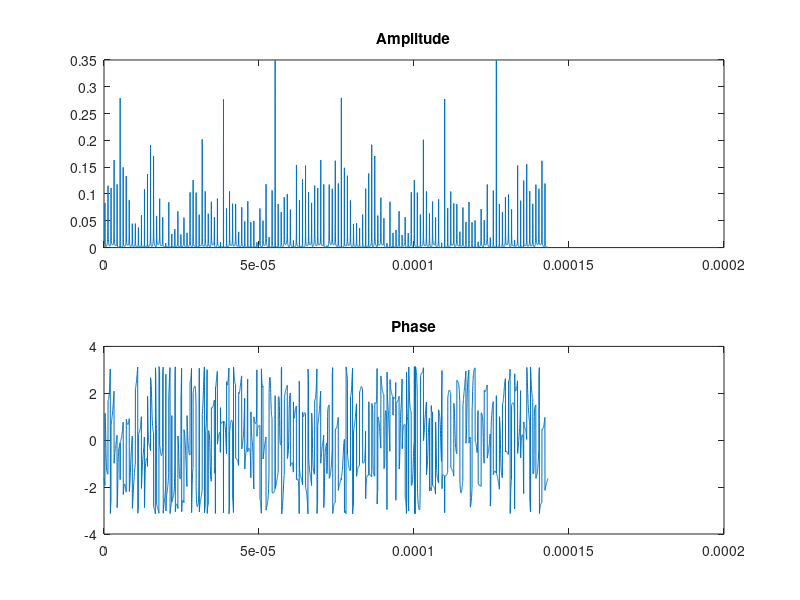

Recreate this plot in MATLAB.
%% Project 1
clc;
clear all;
close all;
%%    

% FIXME
% Given a string e.g "WirelessCommunicationSystemsandSecurityEliasKhamisy"
% make src_str = str of bits
%  e.g src_str = '010101110110100101110010011001010110110001100101011100110111001101000011011011110110110101101101011101010110111001101001011000110110000101110100011010010110111101101110010100110111100101110011011101000110010101101101011100110110000101101110011001000101001101100101011000110111010101110010011010010111010001111001010001010110110001101001011000010111001101001011011010000110000101101101011010010111001101111001';

% the string is: "WirelessCommunicationSystemsandSecurityEliasKhamisy"
% Covert to binary we get
src_str = '010101110110100101110010011001010110110001100101011100110111001101000011011011110110110101101101011101010110111001101001011000110110000101110100011010010110111101101110010100110111100101110011011101000110010101101101011100110110000101101110011001000101001101100101011000110111010101110010011010010111010001111001010001010110110001101001011000010111001101001011011010000110000101101101011010010111001101111001';

% 1 sub-frame worth of 64QAM symbols has the src_str repeated 422 time
input_str = repmat(src_str,1,422); % (1) Input stream
% split input_str into equal size strings of size 6 for 64QAM
qam64_vec = reshape(input_str, 6, []);
qam64_vec = transpose(qam64_vec);
qam64_vec = cellstr(qam64_vec);
qam64_vec = qam64_vec(1:2048*14); % trim vector to fit 1 subframe
% Perform bits to symbol mapping for 64QAM
qam64_dec_vec = bin2dec(qam64_vec); % convert from binary string to decimal
qam64_dec_vec = transpose(qam64_dec_vec);


% FIXME - map with out constellation
qam64_sym_vec = qammod(qam64_dec_vec,64);

qam64_sym_vec = qam64_sym_vec / sqrt(42); % based on table 7.1.4-1. (2) bits to symbols 64QAM
% Serial to parallel conversion to create OFDM vectors of 2048 symbols each
qam64_sym_sf = reshape(qam64_sym_vec, 2048, []); % organize as 2048x14 subframe. (3) Serial to Parallel
% Compute IFFT on the subframe
qam64_sf_ifft = ifft(qam64_sym_sf); % (5) IFFT
% Add source input bit stream to the .mat file
save ofdm_tx_sym.mat input_str


%%%%%%%%%%%%%%%%%%%%%%%%%%%%%%%%%%%%%%%%%%%%%%%%%%%%%%%%%%%%%%%%%%%%%%%%%%%%%%%%%
% FIXME - make less tedious 

% Perform Cyclic Prefix Insertion and write the CP+OFDM symbols into a file
col = qam64_sf_ifft(:,1); % pick first column of 2048 symbols: 2048x1
col = transpose(col);
col_last160 = col(2048-160+1:2048);
qam64_tx_sym_1 = [col_last160, col];
save ofdm_tx_sym.mat qam64_tx_sym_1;
% add cyclic check to the remaining 6 symbols
% 2nd
col = qam64_sf_ifft(:,2);
col = transpose(col);
col_last144 = col(2048-144+1:2048);
qam64_tx_sym_2 = [col_last144, col];
save ofdm_tx_sym.mat qam64_tx_sym_2;
% 3rd
col = qam64_sf_ifft(:,3);
col = transpose(col);
col_last144 = col(2048-144+1:2048);
qam64_tx_sym_3 = [col_last144, col];
save ofdm_tx_sym.mat qam64_tx_sym_3;
% 4th
col = qam64_sf_ifft(:,4);
col = transpose(col);
col_last144 = col(2048-144+1:2048);
qam64_tx_sym_4 = [col_last144, col];
save ofdm_tx_sym.mat qam64_tx_sym_4;
% 5th
col = qam64_sf_ifft(:,5);
col = transpose(col);
col_last144 = col(2048-144+1:2048);
qam64_tx_sym_5 = [col_last144, col];
save ofdm_tx_sym.mat qam64_tx_sym_5;
% 6th
col = qam64_sf_ifft(:,6);
col = transpose(col);
col_last144 = col(2048-144+1:2048);
qam64_tx_sym_6 = [col_last144, col];
save ofdm_tx_sym.mat qam64_tx_sym_6;
% 7th
col = qam64_sf_ifft(:,7);
col = transpose(col);
col_last144 = col(2048-144+1:2048);
qam64_tx_sym_7 = [col_last144, col];
save ofdm_tx_sym.mat qam64_tx_sym_7;
% 8th
col = qam64_sf_ifft(:,8);
col = transpose(col);
col_last160 = col(2048-160+1:2048);
qam64_tx_sym_8 = [col_last160, col];
save ofdm_tx_sym.mat qam64_tx_sym_8;
% add cyclic check to the remaining 6 symbols
% 9th
col = qam64_sf_ifft(:,9);
col = transpose(col);
col_last144 = col(2048-144+1:2048);
qam64_tx_sym_9 = [col_last144, col];
save ofdm_tx_sym.mat qam64_tx_sym_9;
% 10th
col = qam64_sf_ifft(:,10);
col = transpose(col);
col_last144 = col(2048-144+1:2048);
qam64_tx_sym_10 = [col_last144, col];
save ofdm_tx_sym.mat qam64_tx_sym_10;
% 11th
col = qam64_sf_ifft(:,11);
col = transpose(col);
col_last144 = col(2048-144+1:2048);
qam64_tx_sym_11 = [col_last144, col];
save ofdm_tx_sym.mat qam64_tx_sym_11;
% 12th
col = qam64_sf_ifft(:,12);
col = transpose(col);
col_last144 = col(2048-144+1:2048);
qam64_tx_sym_12 = [col_last144, col];
save ofdm_tx_sym.mat qam64_tx_sym_12;
% 13th
col = qam64_sf_ifft(:,13);
col = transpose(col);
col_last144 = col(2048-144+1:2048);
qam64_tx_sym_13 = [col_last144, col];
save ofdm_tx_sym.mat qam64_tx_sym_13;
% 14th
col = qam64_sf_ifft(:,14);
col = transpose(col);
col_last144 = col(2048-144+1:2048);
qam64_tx_sym_14 = [col_last144, col];
save ofdm_tx_sym.mat qam64_tx_sym_14;

%%%%%%%%%%%%%%%%%%%%%%%%%%%%%%%%%%%%%%%%%%%%%%%%%%%%%%%%%%%%%%%%%%%%%%%%%%%%%%%%%

% Generate time scaled plot of OFDM transmit symbols sym_1 and sym_2
% First we create a time vector with Ts=1/fs, with length equal to the sum
% of the two symbol lengths
fs = 30.72e6; % 30.72MHz frequency
dt = 1 / fs;
T = (0 : 2048+160+2048+144-1) * dt;
symbol = [qam64_tx_sym_1, qam64_tx_sym_2];
% symbol = reshape(repmat(symbol(:).',10,1),1,[]);
figure
subplot(2,1,1)
plot(T, abs(symbol))
title('Amplitude')
subplot(2,1,2)
plot(T, angle(symbol))
title('Phase')